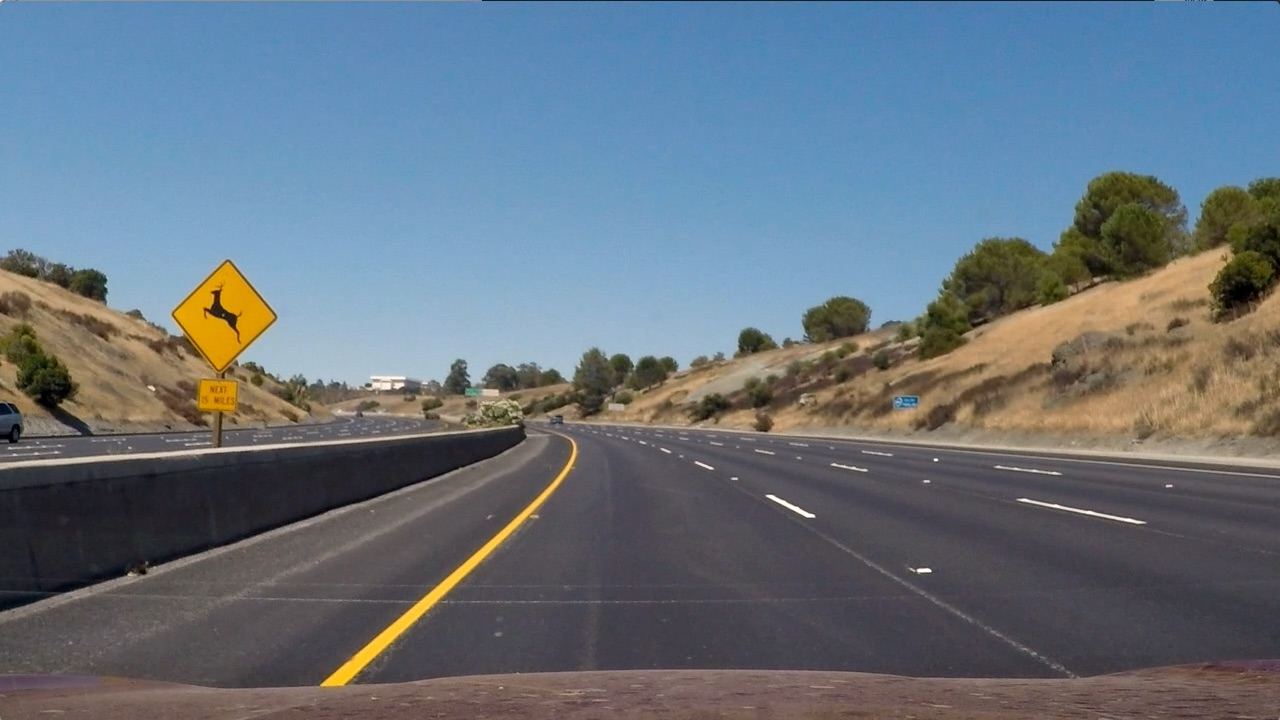
#> input picture Zadatak/test_images/test2.jpg, 1280 x 720 px
$ python step5_curvature_and_draw.py
#> lines starting #> are read from the running program, lines starting #| are printed output that depends on the picture; after the words box and inside, x2 and y2 are one past the last pixel; in counts of white or black regions, pixels touching at a corner belong together; pictures that were not available may be replaced by others from this repository, and a replacement may not be noted
### Zadatak/common.py
import os
import cv2
import numpy as np
import pickle

OUT = 'output_images'
os.makedirs(OUT, exist_ok=True)

REF_W = 1280
REF_H = 720
LANE_WIDTH_M = 3.7
LANE_WIDTH_PX = 569

_CALIBRATION = None


def undistort(img):
    global _CALIBRATION
    if img.shape[1] != REF_W or img.shape[0] != REF_H:
        return img
    if _CALIBRATION is None:
        with open('calibration.p', 'rb') as f:
            _CALIBRATION = pickle.load(f)
    mtx = _CALIBRATION['mtx']
    dist = _CALIBRATION['dist']
    return cv2.undistort(img, mtx, dist, None, mtx)


def get_src_dst(w, h, camera='A'):
    src = np.float32([
        [w * 0.40, h * 0.63],
        [w * 0.60, h * 0.63],
        [w * 0.90, h * 0.93],
        [w * 0.10, h * 0.93]
    ])
    offset = int(250 * w / REF_W)
    dst = np.float32([
        [offset, 0],
        [w - offset, 0],
        [w - offset, h],
        [offset, h]
    ])
    return src, dst


def find_lane_pixels(binary, draw=False):
    h, w = binary.shape[:2]
    scale = w / REF_W
    margin = int(140 * scale)
    minpix = int(20 * scale)
    nwindows = 9
    edge = int(100 * scale)

    out_img = np.dstack((binary, binary, binary)) if draw else None

    histogram = np.sum(binary[h // 2:, :], axis=0)
    midpoint = histogram.shape[0] // 2
    leftx_current = int(np.argmax(histogram[edge:midpoint])) + edge
    rightx_current = int(np.argmax(histogram[midpoint:w - edge])) + midpoint

    window_height = h // nwindows
    nonzero = binary.nonzero()
    nonzeroy = np.array(nonzero[0])
    nonzerox = np.array(nonzero[1])

    left_lane_inds = []
    right_lane_inds = []

    for window in range(nwindows):
        win_y_low = h - (window + 1) * window_height
        win_y_high = h - window * window_height
        win_xleft_low = leftx_current - margin
        win_xleft_high = leftx_current + margin
        win_xright_low = rightx_current - margin
        win_xright_high = rightx_current + margin

        if draw and out_img is not None:
            cv2.rectangle(out_img, (win_xleft_low, win_y_low), (win_xleft_high, win_y_high), (0, 255, 0), 2)
            cv2.rectangle(out_img, (win_xright_low, win_y_low), (win_xright_high, win_y_high), (0, 255, 0), 2)

        good_left_inds = ((nonzeroy >= win_y_low) & (nonzeroy < win_y_high) &
                          (nonzerox >= win_xleft_low) & (nonzerox < win_xleft_high)).nonzero()[0]
        good_right_inds = ((nonzeroy >= win_y_low) & (nonzeroy < win_y_high) &
                           (nonzerox >= win_xright_low) & (nonzerox < win_xright_high)).nonzero()[0]

        left_lane_inds.append(good_left_inds)
        right_lane_inds.append(good_right_inds)

        if len(good_left_inds) > minpix:
            leftx_current = int(np.mean(nonzerox[good_left_inds]))
        if len(good_right_inds) > minpix:
            rightx_current = int(np.mean(nonzerox[good_right_inds]))

    left_lane_inds = np.concatenate(left_lane_inds)
    right_lane_inds = np.concatenate(right_lane_inds)

    return (nonzerox[left_lane_inds], nonzeroy[left_lane_inds],
            nonzerox[right_lane_inds], nonzeroy[right_lane_inds], out_img)


def robust_fit(y, x, thresh, iters=300, sample=8):
    y = np.asarray(y, dtype=np.float64)
    x = np.asarray(x, dtype=np.float64)
    n = len(y)
    if n <= sample:
        return np.polyfit(y, x, 2), np.ones(n, dtype=bool)

    rng = np.random.default_rng(0)
    best_mask = None
    best_count = -1
    for _ in range(iters):
        idx = rng.choice(n, sample, replace=False)
        fit = np.polyfit(y[idx], x[idx], 2)
        mask = np.abs(np.polyval(fit, y) - x) < thresh
        count = int(mask.sum())
        if count > best_count:
            best_count = count
            best_mask = mask

    if best_count < 3:
        return np.polyfit(y, x, 2), np.ones(n, dtype=bool)
    return np.polyfit(y[best_mask], x[best_mask], 2), best_mask

### Zadatak/step5_curvature_and_draw.py
import sys
import cv2
import numpy as np
from common import (find_lane_pixels, robust_fit, get_src_dst, undistort,
                    OUT, REF_W, LANE_WIDTH_M, LANE_WIDTH_PX)


def measure_curvature_and_draw(original_image_path, warped_image_path):
#> called with original_image_path = 'test_images/test2.jpg', warped_image_path = 'output_images/output_warped.jpg'
    original_img = cv2.imread(original_image_path)
#> original_img is the input picture: shape (720, 1280, 3); mean B, G, R 125.5, 114.6, 102.8
    warped_img = cv2.imread(warped_image_path, cv2.IMREAD_GRAYSCALE)
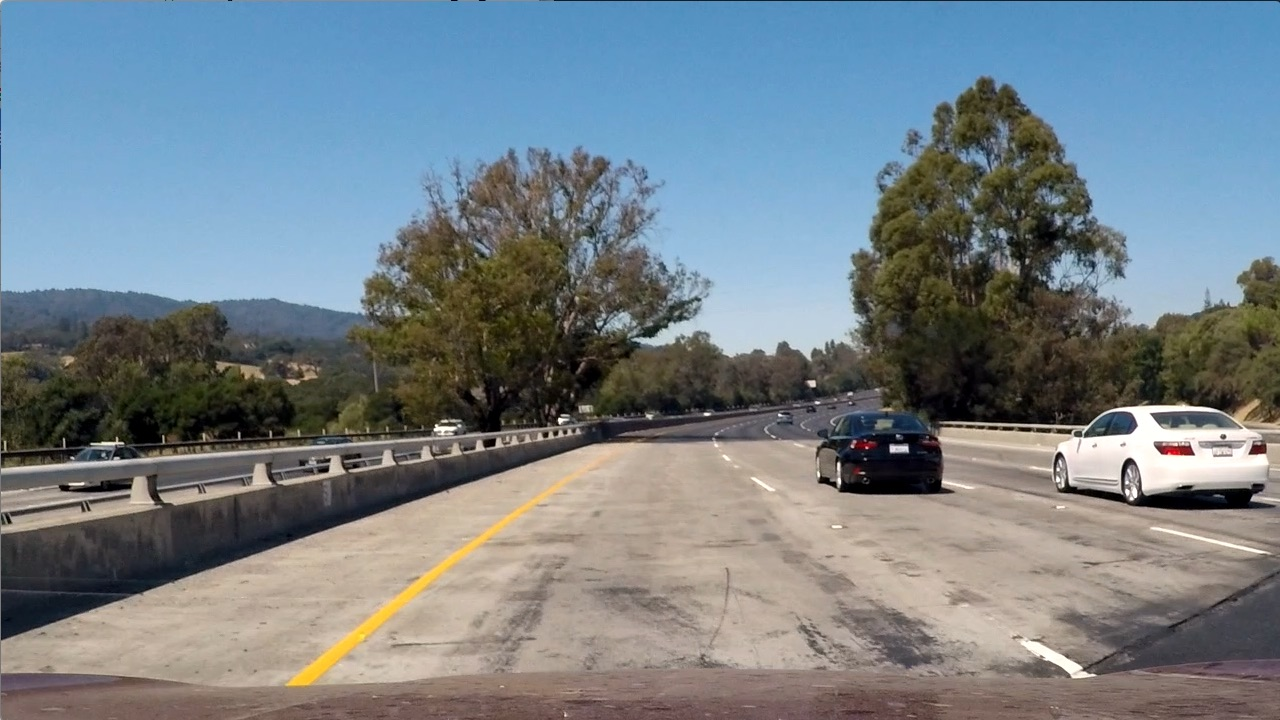
#> input picture Zadatak/test_images/test1.jpg, 1280 x 720 px, given in place of output_warped.jpg, which was not available
#> warped_img: shape (720, 1280); min 0, max 255, mean 126.1
    if original_img is None or warped_img is None:
        print("Error: Could not load images for step 5.")
        return None

    original_img = undistort(original_img)
#> (reads Zadatak/calibration.p from the repository)
    _, binary = cv2.threshold(warped_img, 127, 255, cv2.THRESH_BINARY)
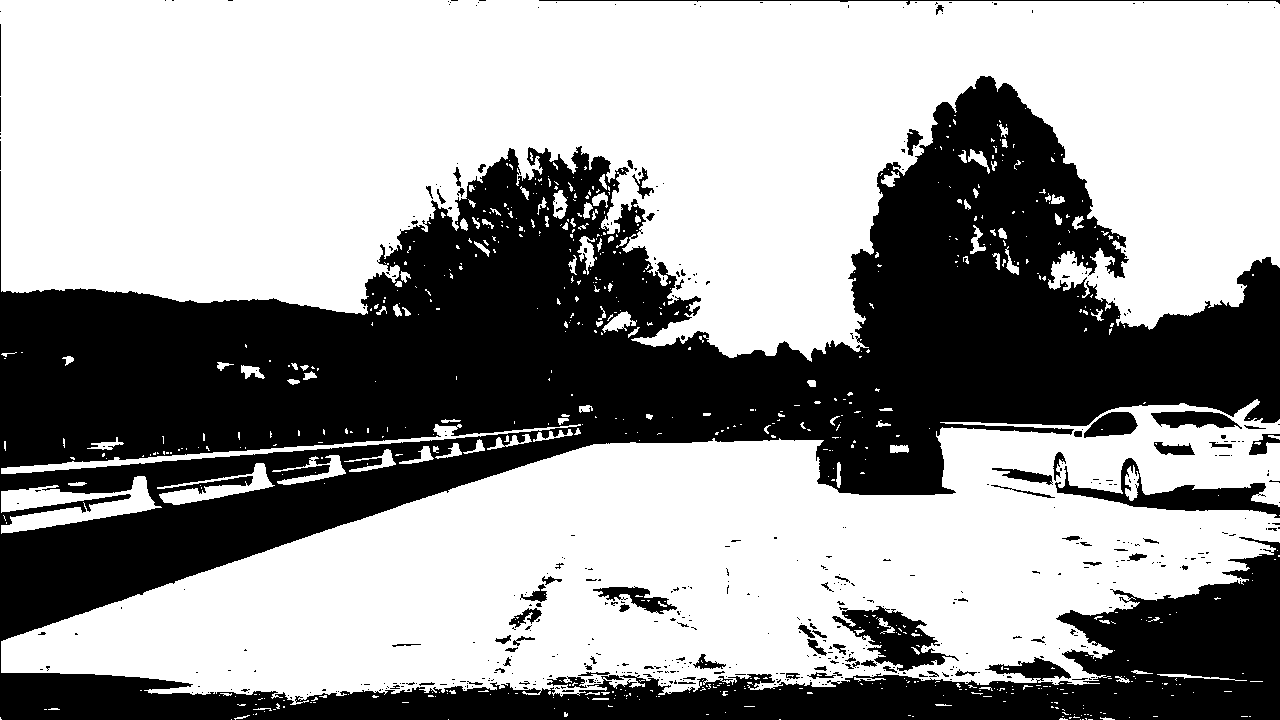
#> binary: shape (720, 1280); 60.7% white; 506 black regions (424 under 20 px), largest, box (x1, y1, x2, y2) and area: (0, 76, 1280, 720) 344067, (1055, 458, 1280, 518) 3815, (832, 606, 959, 671) 3364

    leftx, lefty, rightx, righty, _ = find_lane_pixels(binary)
#> in find_lane_pixels, `histogram = np.sum(binary[h // 2:, :], axis=0)`: histogram = 1280 values, max 67065 at index 980, min 765 at index 0, mean 46216.2
#> in find_lane_pixels, `leftx_current = int(np.argmax(histogram[edge:midpoint])) + edge`: leftx_current = 565
#> in find_lane_pixels, `rightx_current = int(np.argmax(histogram[midpoint:w - edge])) + midpoint`: rightx_current = 980
#> in find_lane_pixels, `nonzero = binary.nonzero()`: nonzero = 559649 positions, rows 0 to 719, columns 0 to 1279
#> the loop in find_lane_pixels, `for window in range(nwindows):` made 9 passes
#> (win_xleft_low, win_xleft_high, win_xright_low, win_xright_high, leftx_current, rightx_current) on passes 1 to 9: (425, 705, 840, 1120, 560, 978), (420, 700, 838, 1118, 556, 979), (416, 696, 839, 1119, 559, 981), (419, 699, 841, 1121, 586, 1023), (446, 726, 883, 1163, 673, 1134), (533, 813, 994, 1274, 728, 1163), (588, 868, 1023, 1303, 741, 1181), (601, 881, 1041, 1321, 740, 1163), (600, 880, 1023, 1303, 739, 1150)
#> after the loop in find_lane_pixels, `for window in range(nwindows):`: left_lane_inds = 9 items
    if len(leftx) == 0 or len(rightx) == 0:
        print("Warning: Not enough pixels to calculate curvature.")
        return None

    h, w = binary.shape[:2]
#> h = 720; w = 1280
    thresh = 12 * w / REF_W
#> thresh = 12

    left_fit, left_mask = robust_fit(lefty, leftx, thresh)
#> in robust_fit, `n = len(y)`: n = 141541
#> the loop in robust_fit, `for _ in range(iters):` made 300 passes
#> (idx, fit, count, best_count) on passes 1, 3, 6, 10, 60: ([120392, 10649, 2339, 72344, 43569, 38184, 5799, 90152], [-0.000278, -0.213, 762], 12439, 12439), ([24861, 76637, 42421, 3128, 119819, 11379, 12637, 122171], [-0.000149, -0.345, 779.1], 12564, 12564), ([80894, 125892, 50641, 10324, 36037, 75204, 95218, 132200], [-0.000747, 0.142, 734.3], 13482, 13482), ([6878, 14931, 133341, 90090, 72193, 89043, 51676, 108135], [-0.000162, -0.356, 829.4], 13815, 13815), ([75187, 119059, 137548, 3940, 123536, 94991, 12305, 41627], [-0.000153, -0.347, 823.2], 13826, 13826)
#> (count, best_count) on passes 62, 175: (13980, 13980), (13984, 13984)
#> after the loop in robust_fit, `for _ in range(iters):`: best_count = 13984
#> left_fit = [-0.000524, -0.253, 855]
    right_fit, right_mask = robust_fit(righty, rightx, thresh)
#> the loop in robust_fit (call 2), `for _ in range(iters):` made 300 passes
#> (idx, fit, count, best_count) on passes 1, 2, 10, 17, 20, 33: ([103871, 9188, 2018, 62416, 37590, 32945, 5003, 77781], [0.000572, -0.86, 1309.1], 11923, 11923), ([68374, 77208, 114187, 81926, 99630, 33868, 66384, 89080], [-0.00121, 0.508, 1117.9], 12973, 12973), ([5934, 12882, 115043, 77727, 62287, 76825, 44585, 93297], [-0.000459, -0.0499, 1184.2], 13200, 13200), ([106642, 52545, 27623, 79393, 117972, 68659, 42044, 17225], [0.000114, -0.508, 1267.6], 13270, 13270), ([114903, 5090, 17764, 115343, 100030, 111122, 49641, 103586], [-0.000322, -0.134, 1203.2], 13498, 13498), ([58771, 61510, 22339, 5276, 117599, 31233, 97805, 79071], [-0.000616, 0.137, 1148.4], 13512, 13512)
#> (count, best_count) on pass 237: (13597, 13597)
#> right_fit = [-0.000102, -0.343, 1261.9]

    ym_per_pix = 30 / h
#> ym_per_pix = 0.0417
    xm_per_pix = LANE_WIDTH_M / (LANE_WIDTH_PX * w / REF_W)
#> xm_per_pix = 0.0065

    ploty = np.linspace(0, h - 1, h)
#> ploty = 720 values from 0 to 719
    y_eval = np.max(ploty)
#> y_eval = 719

    left_fit_cr = np.polyfit(lefty[left_mask] * ym_per_pix, leftx[left_mask] * xm_per_pix, 2)
#> left_fit_cr = [-0.00196, -0.0394, 5.56]
    right_fit_cr = np.polyfit(righty[right_mask] * ym_per_pix, rightx[right_mask] * xm_per_pix, 2)
#> right_fit_cr = [-0.000383, -0.0536, 8.21]

    eps = 1e-9
    left_curverad = ((1 + (2 * left_fit_cr[0] * y_eval * ym_per_pix + left_fit_cr[1]) ** 2) ** 1.5) / max(abs(2 * left_fit_cr[0]), eps)
#> left_curverad = 264.3
    right_curverad = ((1 + (2 * right_fit_cr[0] * y_eval * ym_per_pix + right_fit_cr[1]) ** 2) ** 1.5) / max(abs(2 * right_fit_cr[0]), eps)
#> right_curverad = 1317.1
    average_curverad = (left_curverad + right_curverad) / 2
#> average_curverad = 790.7
    print(f"Radius of Curvature: {average_curverad:.2f} m")
#| Radius of Curvature: 790.72 m

    camera_center = original_img.shape[1] / 2
#> camera_center = 640
    left_lane_bottom = np.polyval(left_fit, y_eval)
#> left_lane_bottom = 402.6
    right_lane_bottom = np.polyval(right_fit, y_eval)
#> right_lane_bottom = 962
    lane_center = (left_lane_bottom + right_lane_bottom) / 2
#> lane_center = 682.3
    center_offset = (camera_center - lane_center) * xm_per_pix
#> center_offset = -0.275
    print(f"Vehicle offset from center: {center_offset:.2f} m")
#| Vehicle offset from center: -0.28 m

    warp_zero = np.zeros_like(binary).astype(np.uint8)
    color_warp = np.dstack((warp_zero, warp_zero, warp_zero))

    left_fitx = np.polyval(left_fit, ploty)
#> left_fitx = 720 values, max 855 at index 0, min 402.6 at index 719, mean 673.9
    right_fitx = np.polyval(right_fit, ploty)
#> right_fitx = 720 values, max 1261.9 at index 0, min 962 at index 719, mean 1120.7

    pts_left = np.array([np.transpose(np.vstack([left_fitx, ploty]))])
#> pts_left = 720 pairs, first value 402.6 to 855, second value 0 to 719
    pts_right = np.array([np.flipud(np.transpose(np.vstack([right_fitx, ploty])))])
#> pts_right = 720 pairs, first value 962 to 1261.9, second value 0 to 719
    pts = np.hstack((pts_left, pts_right))
#> pts = 1440 pairs, first value 402.6 to 1261.9, second value 0 to 719
    cv2.fillPoly(color_warp, np.int_([pts]), (0, 255, 0))
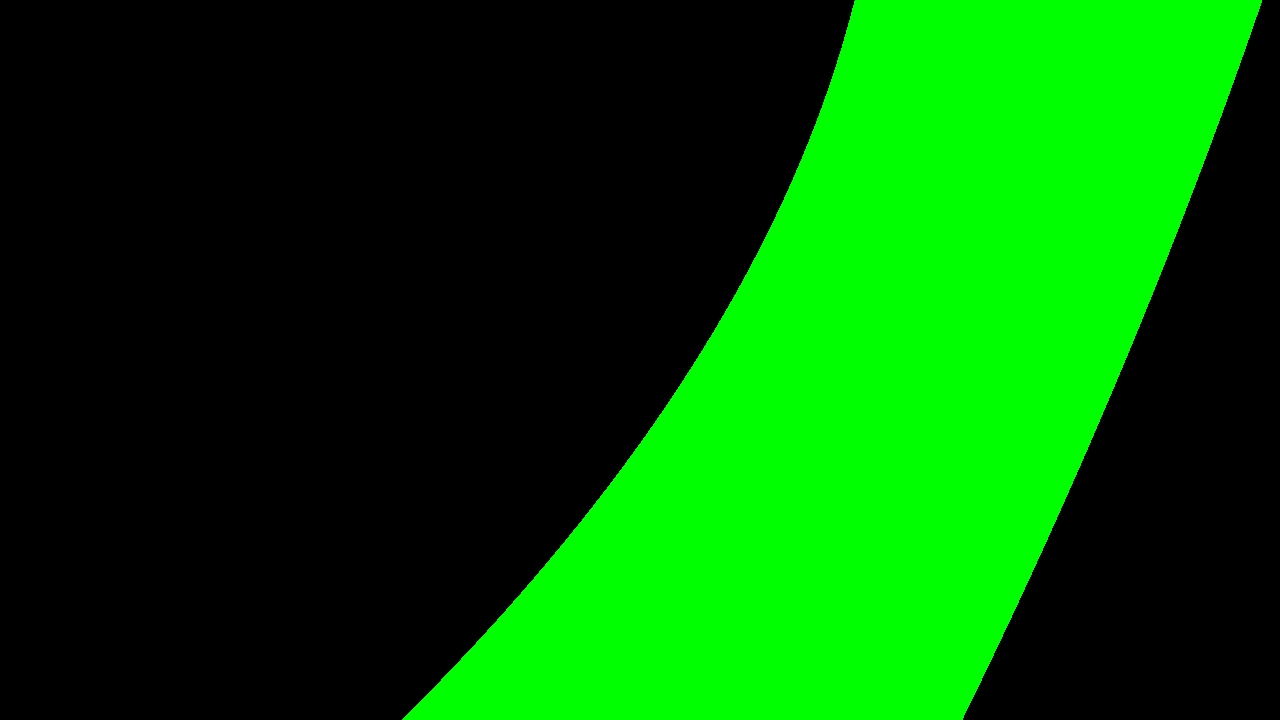
#> color_warp: shape (720, 1280, 3); mean of channels 0, 1, 2 0, 89.2, 0; drawn as B, G, R

    height, width = original_img.shape[:2]
#> height = 720; width = 1280
    src, dst = get_src_dst(width, height)
    Minv = cv2.getPerspectiveTransform(dst, src)
#> Minv = [[0.328, -0.667, 429.9], [0, -0.397, 453.6], [0, -0.00104, 1]]

    newwarp = cv2.warpPerspective(color_warp, Minv, (width, height))
    result = cv2.addWeighted(original_img, 1, newwarp, 0.3, 0)

    side = "left" if center_offset < 0 else "right"
#> side = 'left'
    cv2.putText(result, f'Radius of Curvature: {average_curverad:.2f} m', (50, 50),
                cv2.FONT_HERSHEY_SIMPLEX, 1, (255, 255, 255), 2)
    cv2.putText(result, f'Vehicle is {abs(center_offset):.2f}m {side} of center', (50, 100),
                cv2.FONT_HERSHEY_SIMPLEX, 1, (255, 255, 255), 2)
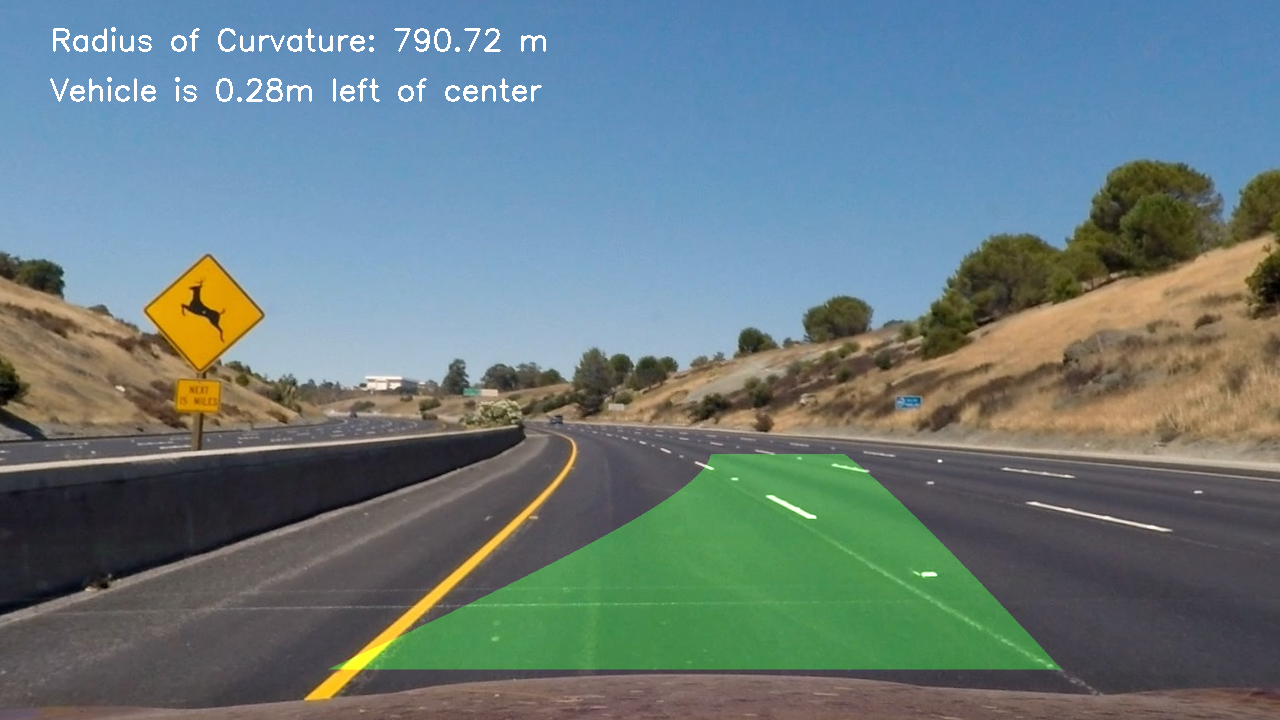
#> result: shape (720, 1280, 3); mean B, G, R 126.8, 123.8, 104.9

    output_path = f'{OUT}/output_final.jpg'
    cv2.imwrite(output_path, result)
    print(f"Final output saved successfully to '{output_path}'.")
    return result


if __name__ == "__main__":
    original = sys.argv[1] if len(sys.argv) > 1 else 'test_images/test2.jpg'
    warped = sys.argv[2] if len(sys.argv) > 2 else f'{OUT}/output_warped.jpg'
    measure_curvature_and_draw(original, warped)
